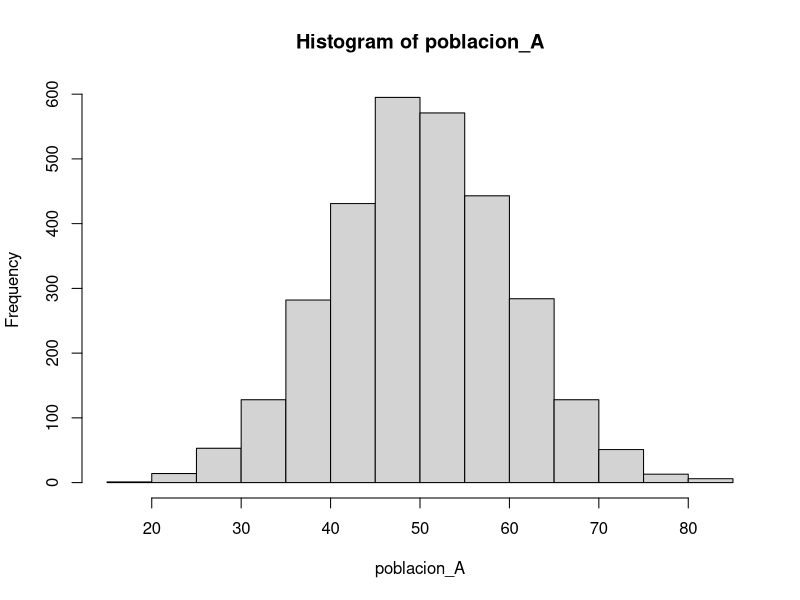
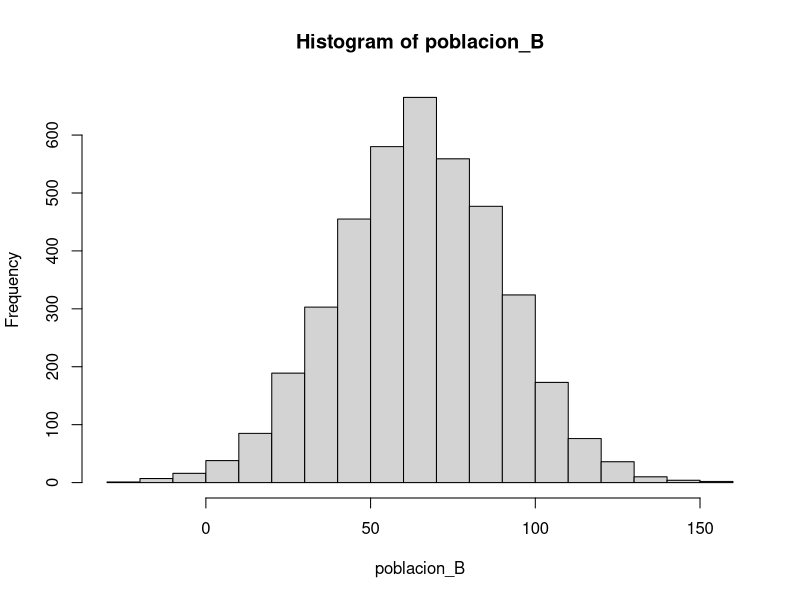
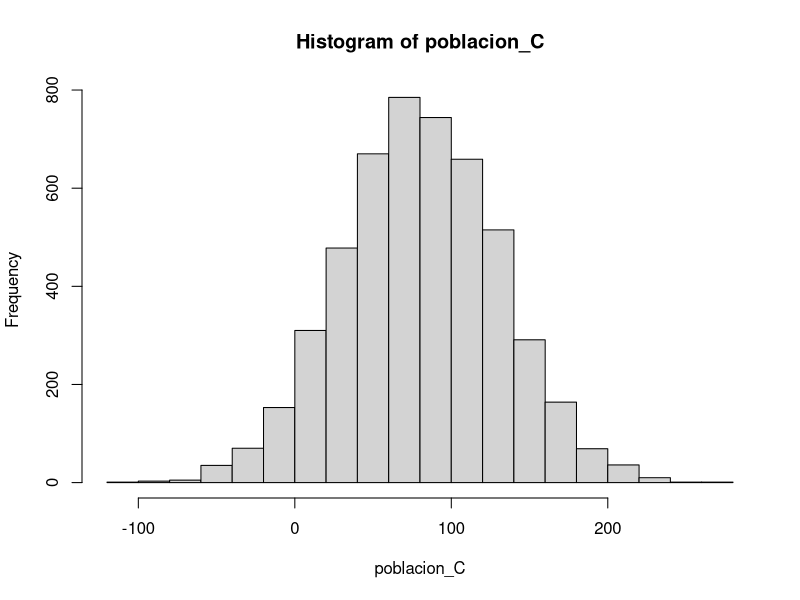

Here is the R script that generated these plots, in order:
## ---- chunk 1

## ---- chunk 2
library(ggplot2)
library(dplyr)
## ---- chunk 3
# Definir los datos de los estratos manualmente
stratum <- c("A", "B", "C")
Nh <- c(3000, 4000, 5000)  # Tamaños de población por estrato
Sh <- c(48, 79, 76)        # Desviaciones estándar por estrato

# Combinar en un data frame para mejor manejo
strata_data <- data.frame(stratum, Nh, Sh)
strata_data
## ---- chunk 4
strata_data <- strata_data %>% mutate(peso = Nh/sum(Nh)) %>% 
                  mutate(nh = round(400*peso,0)) %>%
                  mutate(peso_optimo = Nh*Sh) %>% 
                  mutate(nh_optimo = round(400*peso_optimo/sum(peso_optimo),0))  
strata_data               
## ---- chunk 5
set.seed(123)
# Parámetros poblacionales
N_A <- 3000; mu_A <- 50; sigma_A <- 10; poblacion_A <- 
  rnorm(N_A, mean = mu_A, sd = sigma_A)
N_B <- 4000; mu_B <- 65; sigma_B <- 25; poblacion_B <- 
  rnorm(N_B, mean = mu_B, sd = sigma_B)
N_C <- 5000; mu_C <- 80; sigma_C <- 50; poblacion_C <- 
  rnorm(N_C, mean = mu_C, sd = sigma_C)
 
N_total <- sum(N_A, N_B, N_C)
## ---- chunk 6
df <- data.frame(
  estrato = c("A","A","A","B","B","C"),
  x = c(10,20,15,20,30,35)
)
df
## ---- chunk 7
temp <- c(poblacion_A,poblacion_B) 
df_A <- data.frame(x = poblacion_A, estrato = "A")
df_B <- data.frame(x = poblacion_B, estrato = "B")
df_C <- data.frame(x = poblacion_C, estrato = "C")

df <- bind_rows(df_A,df_B,df_C)

## ---- chunk 8
df <- data.frame(mi_var = c(poblacion_A,poblacion_B,poblacion_C),
                 estrato = c(rep("Estrato A",N_A),
                  rep("Estrato B",N_B),rep("Estrato C",N_C)))
df
## ---- chunk 9
mean(df$mi_var)
## ---- chunk 10
summarise(group_by(df,estrato), media_poblacional = mean(mi_var), tamano = n())

resumen <- group_by(df,estrato) %>% summarise(
                                   media_poblacional = mean(mi_var),
                                   tamano = n())

resumen
## ---- chunk 11
set.seed(456)
sample_A <- sample(poblacion_A, size = 100 , replace = FALSE)
sample_B <- sample(poblacion_B, size = 133 , replace = FALSE)
sample_C <- sample(poblacion_C, size = 167 , replace = FALSE)

mean(sample_A)
mean(sample_B)
mean(sample_C)
## ---- chunk 12
set.seed(456)
sample_A <- sample(poblacion_A, size = 69 , replace = FALSE)
sample_B <- sample(poblacion_B, size = 150 , replace = FALSE)
sample_C <- sample(poblacion_C, size = 181 , replace = FALSE)
## ---- chunk 13
mean(sample_A)*(3/12)+mean(sample_B)*(4/12)+mean(sample_C)*(5/12)
## ---- chunk 14
# Tamaño total de la muestra deseado (n)
n_total <- 400
N_total <- sum(strata_data$Nh)

proportions <- strata_data$Nh / N_total
proportions
n_total*proportions

# Añadir los resultados al data frame
strata_data$n_proportional <- proportions

print("Resultados de Afijación Proporcional:")
print(strata_data)

cat("Suma de nh proporcional:", sum(strata_data$n_proportional), "\n")
## ---- chunk 15
# Paso 1: Calcular el numerador de la fórmula para cada estrato (Nh * Sh)
numerator_values <- strata_data$Nh * strata_data$Sh

# Paso 2: Calcular el denominador (la suma de todos los numeradores)
denominator_sum <- sum(numerator_values)

# Paso 3: Calcular el peso de Neyman para cada estrato
# weight_neyman = (Nh * Sh) / sum(Nh * Sh)
neyman_weights <- numerator_values / denominator_sum

# Paso 4: Calcular el tamaño de muestra para cada estrato (nh = n * weight_neyman)
n_neyman <- round(n_total * neyman_weights)

# Añadir los resultados al data frame
strata_data$n_neyman <- n_neyman

print("Resultados de Afijación Óptima (Neyman):")
print(strata_data)

cat("Suma de nh Neyman:", sum(strata_data$n_neyman), "\n")


## ---- chunk 16
# --- Paso 1: Generar Datos Artificiales Simulados ---

set.seed(123) # Para reproducibilidad

# Definir parámetros para 3 estratos
N_A <- 3000
mu_A <- 50
sigma_A <- 10 # Desv. Estándar Baja

N_B <- 4000
mu_B <- 65
sigma_B <- 25 # Desv. Estándar Moderada

N_C <- 5000
mu_C <- 80
sigma_C <- 50 # Desv. Estándar Alta

# Simular las poblaciones artificiales (opcional, solo para visualización)
poblacion_A <- rnorm(N_A, mean = mu_A, sd = sigma_A)
poblacion_B <- rnorm(N_B, mean = mu_B, sd = sigma_B)
poblacion_C <- rnorm(N_C, mean = mu_C, sd = sigma_C)

## ---- chunk 17
hist(poblacion_A)
hist(poblacion_B)
hist(poblacion_C)
## ---- chunk 18
# Creamos el data frame con los parámetros clave necesarios (Nh y Sh)
strata_data_sim <- data.frame(
  stratum = c("A", "B", "C"),
  Nh = c(N_A, N_B, N_C),       # Tamaños de población (N_h)
  Sh = c(sigma_A, sigma_B, sigma_C) # Desviaciones estándar (S_h)
)

n_total <- 200 # Tamaño de muestra total deseado
N_total <- sum(strata_data_sim$Nh)

print("Parámetros de los Estratos:")
print(strata_data_sim)
cat("Tamaño de Población Total (N):", N_total, "\n")
cat("Tamaño de Muestra Total (n):", n_total, "\n\n")


## ---- chunk 19

strata_data_sim$n_proportional <- round(n_total * (strata_data_sim$Nh / N_total))

print("Resultados de Afijación Proporcional:")
print(strata_data_sim)
cat("Suma de nh proporcional:", sum(strata_data_sim$n_proportional), "\n\n")


## ---- chunk 20
# Calcular el peso ponderado (Nh * Sh)
numerator_values <- strata_data_sim$Nh * strata_data_sim$Sh
denominator_sum <- sum(numerator_values)

# Calcular los pesos de Neyman y los tamaños de muestra
neyman_weights <- numerator_values / denominator_sum
strata_data_sim$n_neyman <- round(n_total * neyman_weights)

print("Resultados de Afijación Óptima (Neyman):")
print(strata_data_sim)
cat("Suma de nh Neyman:", sum(strata_data_sim$n_neyman), "\n")

## ---- chunk 21
sample(poblacion_A,50)
## ---- chunk 22
set.seed(123)
# Parámetros poblacionales
N_A <- 3000; mu_A <- 50; sigma_A <- 10; poblacion_A <- rnorm(N_A, mean = mu_A, sd = sigma_A)
N_B <- 4000; mu_B <- 65; sigma_B <- 25; poblacion_B <- rnorm(N_B, mean = mu_B, sd = sigma_B)
N_C <- 5000; mu_C <- 80; sigma_C <- 50; poblacion_C <- rnorm(N_C, mean = mu_C, sd = sigma_C)

N_total <- sum(N_A, N_B, N_C)

# --- Tamaños de muestra usando Afijación Óptima de Neyman ---
# Estos valores se obtuvieron del cálculo previo:
n_A_neyman <- 35
n_B_neyman <- 77
n_C_neyman <- 88

# --- Paso 1: Realizar el Muestreo Real ---
sample_A <- sample(poblacion_A, size = n_A_neyman, replace = FALSE)
sample_B <- sample(poblacion_B, size = n_B_neyman, replace = FALSE)
sample_C <- sample(poblacion_C, size = n_C_neyman, replace = FALSE)

# --- Paso 2: Calcular las medias muestrales (y_bar_h) ---
y_bar_A <- mean(sample_A)
y_bar_B <- mean(sample_B)
y_bar_C <- mean(sample_C)

results_neyman <- data.frame(
  stratum = c("A", "B", "C"),
  Nh = c(N_A, N_B, N_C),
  y_bar_h = c(y_bar_A, y_bar_B, y_bar_C)
)

# --- Paso 3: Calcular la Media Poblacional Estimada (Y_bar_st) ---

# Calcular los pesos de los estratos (Wh = Nh / N_total)
results_neyman$Wh <- results_neyman$Nh / N_total

# Calcular el producto ponderado para cada estrato (Wh * y_bar_h)
results_neyman$weighted_mean <- results_neyman$Wh * results_neyman$y_bar_h

# Sumar los productos ponderados para obtener la media poblacional total estimada
Y_bar_st_neyman <- sum(results_neyman$weighted_mean)

print("Resultados de la estimación con afijación de Neyman:")
print(results_neyman)
cat("\nEstimación de la Media Poblacional Total (Y_bar_st):", Y_bar_st_neyman, "\n")

